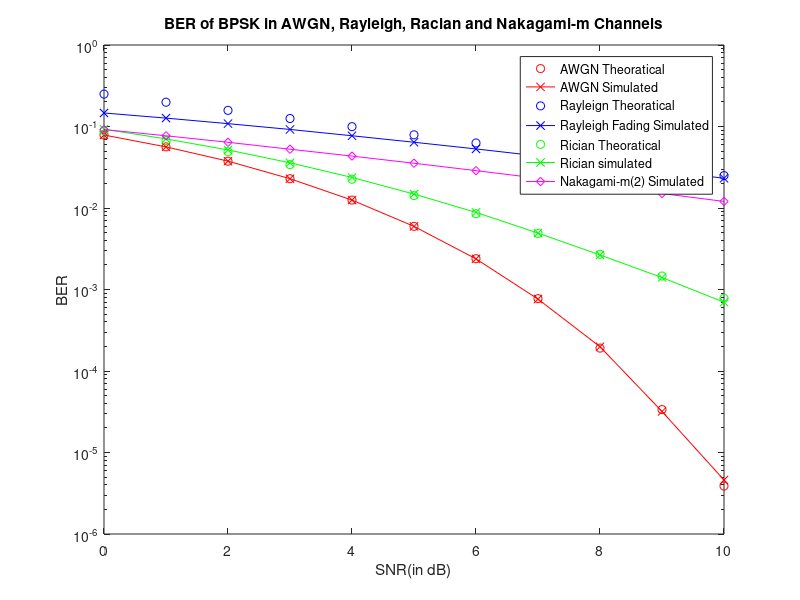

Write MATLAB code to recreate this figure.
% Name: Deeshant Sharma
% Email: deeshantsharmaece@gmail.com
% College: IIT Hyderabad

clc
close all;
clear;

N = 100000; % Number of bits
SNRdB = 0:1:10; % Range of SNR values in dB
SNR = 10.^(SNRdB/10); % SNR values in linear scale
data = randi([0 1], N, 1); %Random data is generated
iterations = 100; %Number of Iterations

%Inputs bits are modulated using BPSK
Ak = 2*data-1;  % 0->-1, 1->+1

%Initilizations of BER's for different channels
BER_awgn = zeros(size(SNR));
BER_rayleigh = zeros(size(SNR));
BER_rician = zeros(size(SNR));
BER_nakagami = zeros(size(SNR));
BER_awgnth = zeros(size(SNR));
BER_rayleighth = zeros(size(SNR));
BER_ricianth = zeros(size(SNR));

for i = 1:length(SNR)
    for lp = 1:iterations
        
    N0=1./SNR(i);
    sigma(i)=sqrt(N0/2);
    noise=sigma(i)*(randn(N,1)+1i*randn(N,1));% AWGN
    h_rayleigh = sqrt(1/2)*(randn(N, 1) + 1j*randn(N, 1)); %Fading Channel Coefficient
    Yk_gaussian = Ak + noise;
    Yk_Rayleigh = h_rayleigh.*Ak + noise;
    %% rician
    k1=10; %Rician factor
    mean=sqrt(k1/(k1+1));% mean
    sigma=sqrt(1/(2*(k1+1)));%variance
    Nr2=randn(N,1)*sigma+mean;
    Ni2=randn(N,1)*sigma;
    %To generate the Rician Random Variable
    h_rac=sqrt(Nr2.^2+Ni2.^2); %Rician fading coefficient
    Yk_Rician=Ak.*h_rac+noise; % s means transmitted signal...please take the value as u have taken
    
    %% nakagami -m
    m =2;
    h_naka = sqrt(m)*sqrt(1/2)*(randn(N, 1) + 1i*randn(N, 1));
    %h_naka = transpose(sqrt(m)*sqrt(1/gamrnd(m,1/m,[N,1])));
    YK_nakagami = Ak.*h_naka + noise;
    %% detections
    detected_awgn = real(Yk_gaussian)>0;
    y=Yk_Rayleigh./h_rayleigh;
    detected_rayleigh = real(y)>0;
    z1=Yk_Rician./h_rac;
    detected_rician = real(z1)>0;
    detected_nakagami = real(conj(h_naka).*YK_nakagami)>0;
    %% error
    errors_awgn = sum(detected_awgn ~= data);
    errors_rayleigh = sum(detected_rayleigh ~= data);
    errors_rician = sum(detected_rician ~= data);
    errors_nakagami = sum(detected_nakagami ~= data);
    BER_awgn(i) = BER_awgn(i) + errors_awgn/N;
    
    BER_rayleigh(i) = BER_rayleigh(i) + errors_rayleigh/N;
   
    %BER_rayleighth = 0.5*(1 - sqrt(SNR./(1 + SNR)));
    BER_rician(i) = BER_rician(i) + errors_rician/N;
    
    BER_nakagami(i) = BER_nakagami(i) + errors_nakagami/N;
    end
    BER_awgn(i) = BER_awgn(i)/iterations;
    BER_rayleigh(i) = BER_rayleigh(i)/iterations;
    BER_rician(i) = BER_rician(i)/iterations;
    BER_nakagami(i) = BER_nakagami(i)/iterations;
    BER_awgnth(i) = BER_awgnth(i) + qfunc(sqrt(2*SNR(i))); % AWGN theoritical
    BER_rayleighth(i) = BER_rayleighth(i) + 1./(4*SNR(i));% Rayleigh Theoretical
    BER_ricianth(i) = BER_ricianth(i) + 0.5*erfc(sqrt((k1*SNR(i))/(k1+SNR(i)))); % rician theoetical
end
figure;
semilogy(SNRdB,BER_awgnth,'or');
hold on;
semilogy(SNRdB, BER_awgn, 'r-x');
semilogy(SNRdB,BER_rayleighth,'ob');
semilogy(SNRdB,BER_rayleigh,'b-x');
semilogy(SNRdB,BER_ricianth,'og');
semilogy(SNRdB,BER_rician,'g-x');
semilogy(SNRdB,BER_nakagami,'m-d');
legend('AWGN Theoratical','AWGN Simulated', 'Rayleign Theoratical','Rayleigh Fading Simulated','Rician Theoratical','Rician simulated','Nakagami-m(2) Simulated');
xlabel("SNR(in dB)");
ylabel("BER");
title("BER of BPSK in AWGN, Rayleigh, Racian and Nakagami-m Channels")
